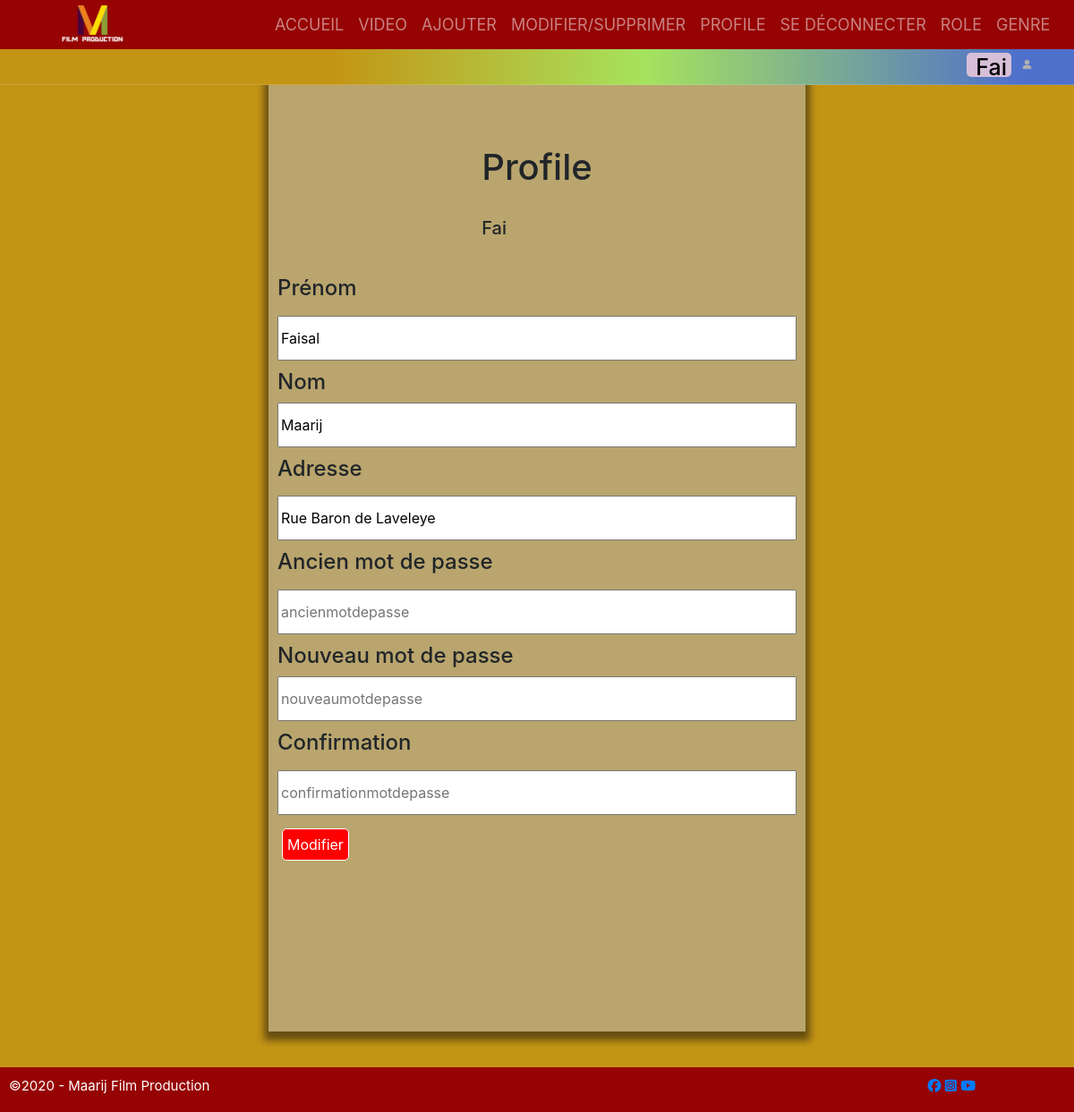
The page /profile.php (signed in) on the database its author committed.
### tables this page shows
CREATE TABLE `utilisateur` (
  `userID` varchar(100) NOT NULL,
  `Nom` varchar(100) NOT NULL,
  `prenom` varchar(100) NOT NULL,
  `adresse` varchar(100) NOT NULL,
  `mot_de_passe` varchar(100) NOT NULL,
  `role` varchar(250) NOT NULL
);

### profile.php (the view, shortened to what this page needs)
<?php include('menu.php'); ?>
<link rel="stylesheet" href="./css/style2.css">
    <div class="profile_page_container" style=" height:auto; min-height: 100%;">
    <?php
    $connection = ConnectionBD();
    $login = $_SESSION['login'];
    $select = $connection->query("SELECT * FROM utilisateur  WHERE userID='$login' ");
    $s = $select->fetch(PDO::FETCH_BOTH);
    extract($s); ?>
    <div class="profile_container" style=" height: 100%;">
        <div class="section1">
            <h1>Profile</h1><br>
            <h5><?= $_SESSION['login'];
                ?></h5>
        </div>
        <div class="section2">
            <form class="" action="profile.php" method="post" id="registrationForm">
                <label for="prenom">
                    <h4>Prénom</h4>
                </label>
                <input name="prenom" placeholder="" title="Maximum 30 caractéres" type="text" value="<?php echo $prenom; ?>" maxlength="30" style="width: 100%; height: 50px; margin-bottom: 10px">
                <h4>Nom</h4>
                <input name="nom" placeholder="" title="Maximum 30 caractéres" type="text" value="<?php echo $Nom; ?>" maxlength="30" style="width: 100%; height: 50px; margin-bottom: 10px">
                <label for="adresse">
                    <h4>Adresse</h4>
                </label>
                <input name="adresse" placeholder="adresse" value="<?php echo $adresse; ?>" title="Maximum 20 caractéres" type="text" value="" maxlength="50" style="width: 100%; height: 50px; margin-bottom: 10px">
                <label for="mdp">
                    <h4>Ancien mot de passe</h4>
                </label>
                <input name="oldmdp" placeholder="ancienmotdepasse" title="Maximum 20 caractéres" type="password" value="" maxlength="12" style="width: 100%; height: 50px; margin-bottom: 10px">
                <h4>Nouveau mot de passe</h4>
                <input name="newmdp1" placeholder="nouveaumotdepasse" title="Maximum 20 caractéres" type="password" value="" maxlength="12" style="width: 100%; height: 50px; margin-bottom: 10px">
                <label for="mdp">
                    <h4>Confirmation</h4>
                </label>
                <input name="newmdp2" placeholder="confirmationmotdepasse" title="Maximum 20 caractéres" type="password" value="" maxlength="12" style="width: 100%; height: 50px; margin-bottom: 10px">
                <button class="btn" type="submit" name="btnModification" style="background-color: red; color: white; border-radius: 5px; padding: 5px; border: 1px white solid; margin: 5px"> Modifier </button>
            </form>
        </div>
    </div>
    </div>
        <?php include('footer.php'); ?>
        <?php
        if (isset($_POST['btnModification'])) {
            $login = $_SESSION['login'];
            extract($_POST);
            if (empty($nom) || empty($prenom) || empty($adresse)) {
                $msg = "Veuillez remplir tous les champs";
            } else {
                if (strlen($nom) < 3  || strlen($nom) > 30) {
                    $msg = "Le nom doit comporter entre 3 et 30 caractères";
                } else if (strlen($prenom) < 3  || strlen($prenom) > 30) {
                    $msg = "Le prénom doit comporter entre 3 et 30 caractères";
                } else if (strlen($adresse) < 3  || strlen($adresse) > 30) {
                    $msg = "L'adresse doit comporter entre 3 et 30 caractères";
                } else {
                    $sql = $connection->query("UPDATE utilisateur SET  Nom='$nom', prenom='$prenom', adresse='$adresse'
            WHERE  userID='$login' LIMIT 1");
                }
                if (!empty($oldmdp)) {
                    $select = $connection->query("SELECT * FROM utilisateur WHERE userID='$login'");
                    $s = $select->fetch(PDO::FETCH_BOTH);
                    if ($oldmdp == $s['mot_de_passe']) {
                        if ($newmdp1 != $newmdp2) {
                            $msg = '<div id ="h2" style="height: 100px; color: black;">Les mots de passe ne correspondent pas </h2>';
                        } else {
                            $sql = $connection->query("UPDATE utilisateur SET mot_de_passe='$newmdp2' WHERE userID='$login' LIMIT 1");
                        }
                    }
                }
                if ($sql == true) {
                    $msg = '<div id ="h2" style="height: 100px; color: black;">Les données ont bien été modifiées </br>Veuillez refrechir la page pour voir le changement!</h2>';
                } else {
                    $sql = false;
                    $msg = '<div id ="h2" style="height: 100px; color: black;">Modification impossible, veuillez contacter l\'administrateur </h2>';
                }
            }
        }
        else {
            exit();
        }
        ?>

### css/style2.css (style rules this page uses)
* { box-sizing: border-box; }
.btn { background: rgb(150, 3, 3); color: white; border-radius: 5px; padding: 5px; border: 1px rgba(255, 255, 255, 0.493) solid; margin: 5px; }
.profile_page_container, .add_video_page_container { background-color: rgb(196, 149, 21); position: relative; display: flex; z-index: -2; justify-content: center; }
.profile_container { display: flex; flex-direction: column; margin-top: 120px; margin-bottom: 200px; align-items: center; justify-content: center; background-color: rgba(177, 178, 179, 0.562); width: 50%; align-self: center; padding: 10px; box-shadow: 0px 5px 8px 5px #0f0e0e85; }

### rows shown on the page
utilisateur: prenom "Faisal", nom "Maarij", adresse "Rue Baron de Laveleye"

### other values the page prints
$_SESSION['login'] "Fai"
